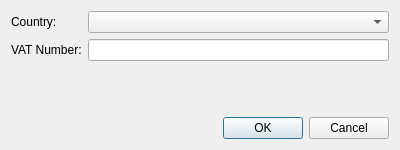
<?xml version="1.0" encoding="UTF-8"?>
<ui version="4.0">
 <class>DialogAddVatNumber</class>
 <widget class="QDialog" name="DialogAddVatNumber">
  <property name="geometry">
   <rect>
    <x>0</x>
    <y>0</y>
    <width>400</width>
    <height>150</height>
   </rect>
  </property>
  <property name="windowTitle">
   <string>Add VAT Number</string>
  </property>
  <layout class="QVBoxLayout" name="verticalLayout">
   <item>
    <layout class="QFormLayout" name="formLayout">
     <item row="0" column="0">
      <widget class="QLabel" name="labelCountry">
       <property name="text">
        <string>Country:</string>
       </property>
      </widget>
     </item>
     <item row="0" column="1">
      <widget class="QComboBox" name="comboCountry"/>
     </item>
     <item row="1" column="0">
      <widget class="QLabel" name="labelVatNumber">
       <property name="text">
        <string>VAT Number:</string>
       </property>
      </widget>
     </item>
     <item row="1" column="1">
      <widget class="QLineEdit" name="editVatNumber"/>
     </item>
    </layout>
   </item>
   <item>
    <widget class="QDialogButtonBox" name="buttonBox">
     <property name="orientation">
      <enum>Qt::Horizontal</enum>
     </property>
     <property name="standardButtons">
      <set>QDialogButtonBox::Cancel|QDialogButtonBox::Ok</set>
     </property>
    </widget>
   </item>
  </layout>
 </widget>
 <resources/>
 <connections>
  <connection>
   <sender>buttonBox</sender>
   <signal>accepted()</signal>
   <receiver>DialogAddVatNumber</receiver>
   <slot>accept()</slot>
   <hints>
    <hint type="sourcelabel">
     <x>248</x>
     <y>254</y>
    </hint>
    <hint type="destinationlabel">
     <x>157</x>
     <y>274</y>
    </hint>
   </hints>
  </connection>
  <connection>
   <sender>buttonBox</sender>
   <signal>rejected()</signal>
   <receiver>DialogAddVatNumber</receiver>
   <slot>reject()</slot>
   <hints>
    <hint type="sourcelabel">
     <x>316</x>
     <y>260</y>
    </hint>
    <hint type="destinationlabel">
     <x>286</x>
     <y>274</y>
    </hint>
   </hints>
  </connection>
 </connections>
</ui>
